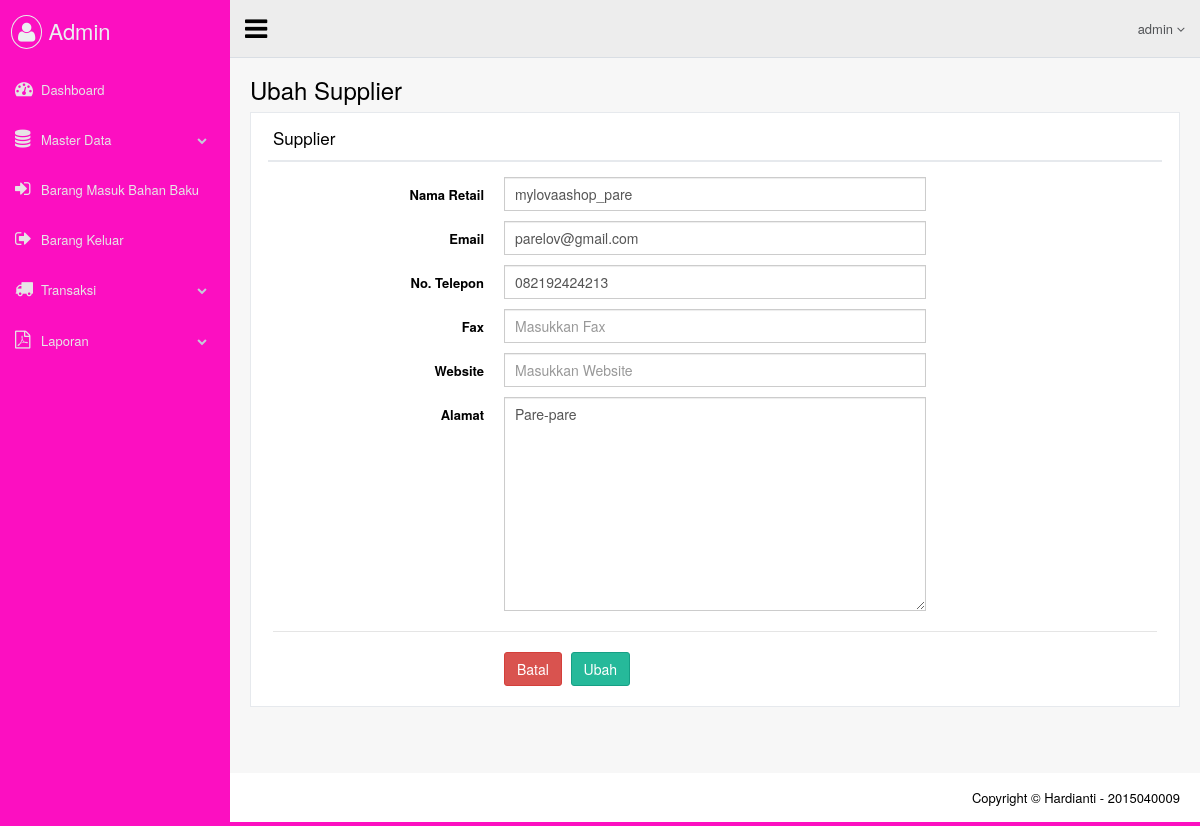
The app's page /views/admin/dt_supplier_ubah.php?id_supplier=10455343 (signed in) with its own data.
### tables this page shows
CREATE TABLE `dta_user` (
  `id_user` int(11) NOT NULL,
  `nama` varchar(50) NOT NULL,
  `username` varchar(50) NOT NULL,
  `password` varchar(50) NOT NULL,
  `email` varchar(50) NOT NULL,
  `no_telpon` varchar(12) NOT NULL,
  `level` enum('admin','user') NOT NULL
);

CREATE TABLE `dta_supplier` (
  `id_supplier` int(11) NOT NULL,
  `fax` varchar(10) DEFAULT NULL,
  `website` varchar(50) DEFAULT NULL,
  `alamat` text
);

### views/admin/dt_supplier_ubah.php (the view, shortened to what this page needs)
<?php include_once 'atribut/head.php'; ?>
<?php
$idsup = $_GET['id_supplier'];
$sql   = "SELECT * FROM dta_user INNER JOIN dta_supplier ON dta_user.id_user = dta_supplier.id_supplier WHERE id_supplier = '$idsup'";
$query = $mysqli->query($sql);
$row   = $query->fetch_array(MYSQLI_ASSOC);
?>
 <body class="nav-md">
   <div class="container body">
     <div class="main_container">
       <?php include_once 'atribut/header.php'; ?>
       <div class="right_col" role="main">
         <div class="">
           <div class="page-title">
             <div class="title_left">
               <h3>Ubah Supplier</h3>
             </div>
           </div>
           <div class="clearfix"></div>
           <div class="row">
             <div class="col-md-12 col-sm-12 col-xs-12">
               <div class="x_panel">
                 <div class="x_title">
                   <h2>Supplier</h2>
                   <div class="clearfix"></div>
                 </div>
                 <div class="x_content">
                   <form class="form-horizontal form-label-left" method="post">
                    <div class="item form-group">
                      <label class="control-label col-md-3 col-sm-3 col-xs-12">Nama Retail</label>
                      <div class="col-md-6 col-sm-6 col-xs-12">
                        <input class="form-control col-md-7 col-xs-12" type="text" name="inpnama"
                          value="<?= $row['nama'] ?>" />
                      </div>
                    </div>
                    <div class="item form-group">
                      <label class="control-label col-md-3 col-sm-3 col-xs-12">Email</label>
                      <div class="col-md-6 col-sm-6 col-xs-12">
                        <input class="form-control col-md-7 col-xs-12" type="text" name="inpemail"
                          value="<?= $row['email'] ?>" />
                      </div>
                    </div>
                    <div class="item form-group">
                      <label class="control-label col-md-3 col-sm-3 col-xs-12">No. Telepon</label>
                      <div class="col-md-6 col-sm-6 col-xs-12">
                        <input class="form-control col-md-7 col-xs-12" type="text" name="inpnomor"
                          value="<?= $row['no_telpon'] ?>" />
                      </div>
                    </div>
                    <div class="item form-group">
                      <label class="control-label col-md-3 col-sm-3 col-xs-12">Fax</label>
                      <div class="col-md-6 col-sm-6 col-xs-12">
                        <input class="form-control col-md-7 col-xs-12" type="text" name="inpfax"
                          <?= ($row['fax'] == null) ? 'placeholder="Masukkan Fax"' : 'value="'.$row['fax'].'"' ?> />
                      </div>
                    </div>
                    <div class="item form-group">
                      <label class="control-label col-md-3 col-sm-3 col-xs-12">Website</label>
                      <div class="col-md-6 col-sm-6 col-xs-12">
                        <input class="form-control col-md-7 col-xs-12" type="text" name="inpwebsite"
                          <?= ($row['website'] == null) ? 'placeholder="Masukkan Website"' : 'value="'.$row['website'].'"' ?> />
                      </div>
                    </div>
                    <div class="item form-group">
                      <label class="control-label col-md-3 col-sm-3 col-xs-12">Alamat</label>
                      <div class="col-md-6 col-sm-6 col-xs-12">
                        <textarea class="form-control col-md-7 col-xs-12" name="inpalamat" id="" cols="30" rows="10"
                          <?= ($row['alamat'] == null) ? 'placeholder="Masukkan Alamat"' : '' ?>><?= ($row['alamat'] != null) ? $row['alamat'] : '' ?></textarea>
                      </div>
                    </div>
                    <div class="ln_solid"></div>
                    <div class="form-group">
                      <div class="col-md-6 col-md-offset-3">
                        <a href="profil.php" class="btn btn-danger">Batal</a>
                        <input class="btn btn-success" type="submit" name="ubah" value="Ubah">
                      </div>
                    </div>
                  </form>
                 </div>
               </div>
             </div>
           </div>
         </div>
       </div>
       <?php include_once 'atribut/footer.php'; ?>
     </div>
   </div>
   <?php include_once 'atribut/foot.php'; ?>

### records on screen
dta_user: inpnama "mylovaashop_pare", inpemail "parelov@gmail.com", inpnomor "082192424213"
dta_supplier: inpalamat "Pare-pare"
